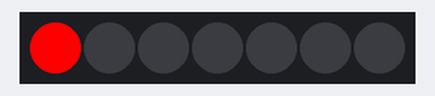
Simulated run of this sketch. Board: Arduino Uno, built with avr-gcc and run on an emulated ATmega328P. Shown: 7 RGB LEDs in strip order, left to right.

Above: at 0.1 s.
At 0.6 s:
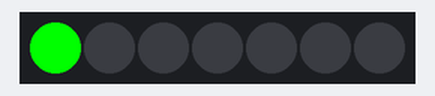
At 1.6 s:
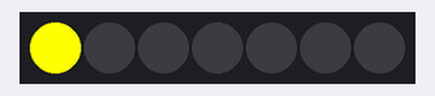
At 3.1 s:
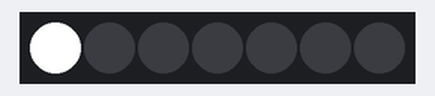
Timing chart, 0 to 40.0 s (numbered marks = the images above):
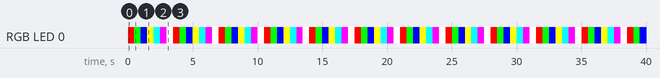

The sketch:

RGBv2.ino
```cpp
#include <Adafruit_NeoPixel.h>
#ifdef __AVR__
#include <avr/power.h> // Required for 16 MHz Adafruit Trinket
#endif

#define PIN      4
#define NUMPIXELS 7

int time=5000;
Adafruit_NeoPixel pixels(NUMPIXELS, PIN, NEO_GRB + NEO_KHZ800);

#define DELAYVAL 500 // Time (in milliseconds) to pause between pixels

void setup() {
pixels.begin();
Serial.begin(4800);
}
void loop() {
 pixels.setPixelColor(0, pixels.Color(255, 0, 0)); // Red
  pixels.show();
  delay(DELAYVAL);

  pixels.setPixelColor(0, pixels.Color(0, 255, 0)); // Green
  pixels.show();
  delay(DELAYVAL);

  pixels.setPixelColor(0, pixels.Color(0, 0, 255)); // Blue
  pixels.show();
  delay(DELAYVAL);

  pixels.setPixelColor(0, pixels.Color(255, 255, 0)); // Yellow
  pixels.show();
  delay(DELAYVAL);

  pixels.setPixelColor(0, pixels.Color(0, 255, 255)); // Cyan
  pixels.show();
  delay(DELAYVAL);

  pixels.setPixelColor(0, pixels.Color(255, 0, 255)); // Magenta
  pixels.show();
  delay(DELAYVAL);

  pixels.setPixelColor(0, pixels.Color(255, 255, 255)); // White
  pixels.show();
  delay(DELAYVAL);
}
```

Measured:
- by itself, RGB LED 0: repeats every 3.5 s: RGB(0, 255, 0) 0.50 s, RGB(0, 0, 255) 0.50 s, RGB(255, 255, 0) 0.50 s, RGB(0, 255, 255) 0.50 s, RGB(255, 0, 255) 0.50 s, RGB(255, 255, 255) 0.50 s, RGB(255, 0, 0) 0.50 s
- by itself, everything shown: repeats every 3.5 s, in 7 steps
- what the display in image 1 shows lasts 0.5 s, from 0.5 s to 1.0 s
